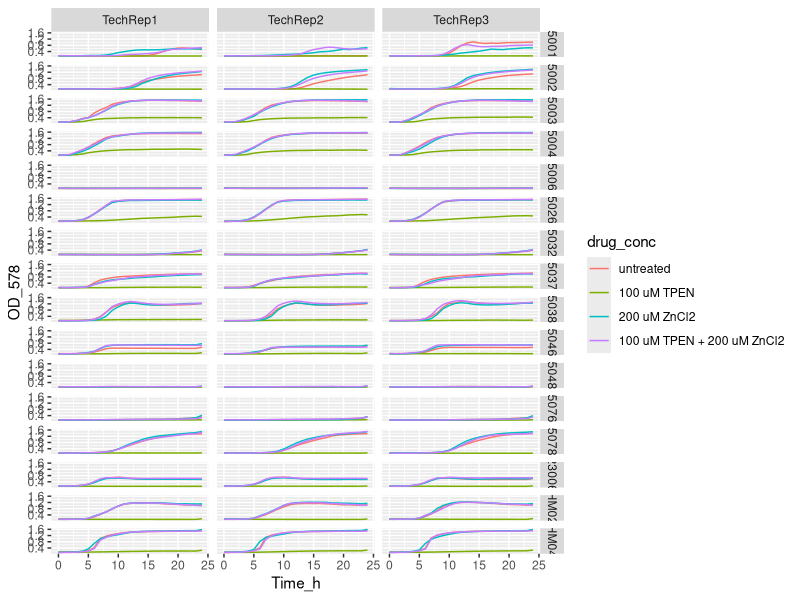
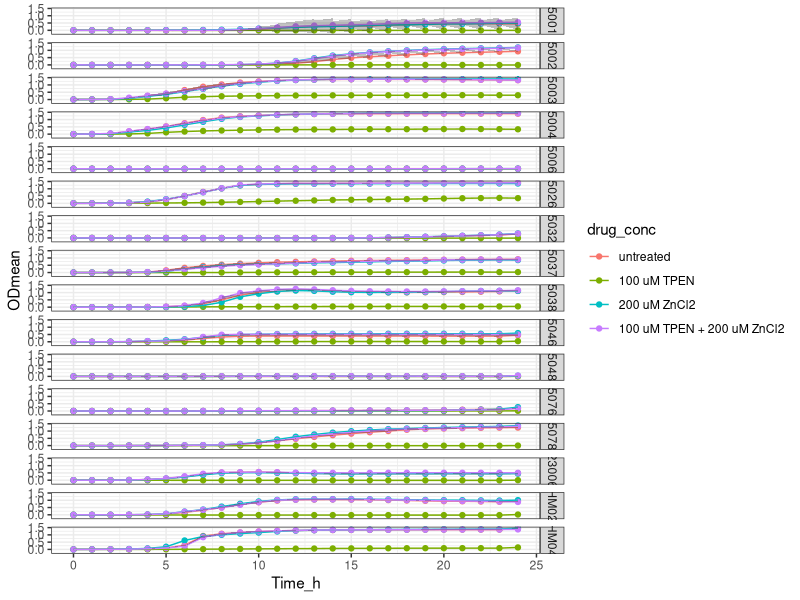

Recreate these plots in R, in order. (Note: this script raises an error after producing the figures.)
setwd("~/ITQB/Plate readings/Exp26, 27, 28 - 28022024, 28022024, 01032024")

library(tidyverse)

library(readxl)
Exp26 <- Exp26_5plates_28022024 <- read_excel("Exp26_5plates_28022024_TPEN_ZnCl2_final_final.xlsx")
View(Exp26) 

Exp26_v1 <- Exp26 %>%
  pivot_longer(names_to = "Condition", values_to = "OD_578", cols = -Time_h)
Exp26_v1
View(Exp26_v1)


Exp26_v2 <- separate(Exp26_v1, Condition, 
                     c("Strain",
                       "Transfer_medium",
                       "Zn_condition", 
                       "Tech_Repl",
                       "Biol_Repl",
                       "drug_conc",
                       "Well_number"), 
                     sep = "_", remove = FALSE,
                     convert = FALSE)
View(Exp26_v2)

Exp26_v2$OD_578 <- as.numeric (Exp26_v2$OD_578) #Because OD_578 values are character

Exp26_v2$drug_conc <- factor(Exp26_v2$drug_conc, levels = c("ctr",
                                                            "20T",
                                                            "40Zn",
                                                            "20T40Zn"))

Exp26_v2 <- Exp26_v2 %>% mutate(drug_conc = recode (drug_conc,
                                                             "ctr" = "untreated",
                                                             "20T" = "100 uM TPEN",
                                                             "40Zn" = "200 uM ZnCl2",
                                                             "20T40Zn" = "100 uM TPEN + 200 uM ZnCl2"))

Exp26_v2$Strain <- factor(Exp26_v2$Strain, levels = c("5001",
                                                    "5002",
                                                    "5003",
                                                    "5004",
                                                    "5006",
                                                    "5026",
                                                    "5032",
                                                    "5037",
                                                    "5038",
                                                    "5046",
                                                    "5048",
                                                    "5076",
                                                    "5078",
                                                    "23006",
                                                    "HM02",
                                                    "HM04"))

Exp26_v2 %>%
  ggplot(aes(x= Time_h, y=OD_578, color = drug_conc)) +
  geom_line() +
  facet_grid (Strain ~ Tech_Repl)

Exp26_v3<- Exp26_v2 %>% group_by(Strain, Transfer_medium, Zn_condition, Tech_Repl, Biol_Repl, Well_number) %>%
  mutate(blank = Time_h ==0)

View(Exp26_v3)

Exp26_v4 <- Exp26_v3 %>%
  group_by(Strain, Transfer_medium, Zn_condition, Tech_Repl, Biol_Repl, Well_number) %>%
  mutate(OD = OD_578 - OD_578[blank]) %>%
  ungroup()


View(Exp26_v4)

#Obtain the mean and sd
Exp26_v5 <- Exp26_v4 %>% group_by(Time_h, Strain, Transfer_medium, drug_conc) %>%
  summarise(ODmean = mean(OD), sdOD = sd(OD), n())

Exp26_v5$Strain <- factor(Exp26_v5$Strain, levels = c("5001",
                                                      "5002",
                                                      "5003",
                                                      "5004",
                                                      "5006",
                                                      "5026",
                                                      "5032",
                                                      "5037",
                                                      "5038",
                                                      "5046",
                                                      "5048",
                                                      "5076",
                                                      "5078",
                                                      "23006",
                                                      "HM02",
                                                      "HM04"))


Exp26_v5 <- Exp26_v5 %>% mutate(drug_conc = recode (drug_conc,
                                                             "ctr" = "untreated",
                                                             "20T" = "100 uM TPEN",
                                                             "40Zn" = "200 uM ZnCl2",
                                                             "20T40Zn" = "100 uM TPEN + 200 uM ZnCl2"))


# stocks conc / 0.001(mM --> uM) / d.f (=2)--> conc TPEN (now in the table)


Exp26_v5  %>% ggplot(aes(x = Time_h,
                         y = ODmean,
                         color = drug_conc
)) +
  geom_point() +
  geom_line() +
  geom_ribbon(aes(ymin=ODmean-sdOD, ymax=ODmean+sdOD),
              alpha = 0.3, colour = NA) +
  facet_grid (Strain ~.) +
  theme_bw()

#Filter to have just 1 strain in the plot
filtered_strain <- Exp26_v5 %>% filter (Strain == "5001")

filtered_strain <- Exp26_v5 %>% filter (Strain == "5002")

filtered_strain <- Exp26_v5 %>% filter (Strain == "5003")

filtered_strain <- Exp26_v5 %>% filter (Strain == "5004")

#Filter to compare the blanks (req_conc vs blank from the other stocks - 100 uM (ZnCl2 stock) vs TPEN blank) with a required concentration from a certain strain in the plot
filtered_data <- filtered_strain %>%
  filter(drug_conc %in% c("100 uM", "blank"))

filtered_data <- filtered_strain %>%
  filter(drug_conc %in% c("250 uM", "blank"))

filtered_data <- filtered_strain %>%
  filter(drug_conc %in% c("18 uM", "0.1HCl"))

filtered_data <- filtered_strain %>%
  filter(drug_conc %in% c("24 uM", "0.1HCl"))

filtered_data <- filtered_strain %>%
  filter(drug_conc %in% c("30 uM", "0.1HCl"))

filtered_data <- filtered_strain %>%
  filter(drug_conc %in% c("36 uM", "0.1HCl"))

filtered_data <- filtered_strain %>%
  filter(drug_conc %in% c("42 uM", "0.1HCl"))

filtered_data <- filtered_strain %>%
  filter(drug_conc %in% c("48 uM", "0.1HCl"))

filtered_data <- filtered_strain %>%
  filter(drug_conc %in% c("54 uM", "0.1HCl"))

filtered_data <- filtered_strain %>%
  filter(drug_conc %in% c("60 uM", "0.1HCl"))


ggplot(filtered_data, aes(x = Time_h, y = ODmean, color = Transfer_medium)) +
  geom_point() +
  geom_line() +
  geom_ribbon(aes(ymin = ODmean - sdOD, ymax = ODmean + sdOD, fill = Transfer_medium),
              alpha = 0.3, color = NA) +
  facet_wrap(~ Strain + drug_conc) +
  theme_bw()
